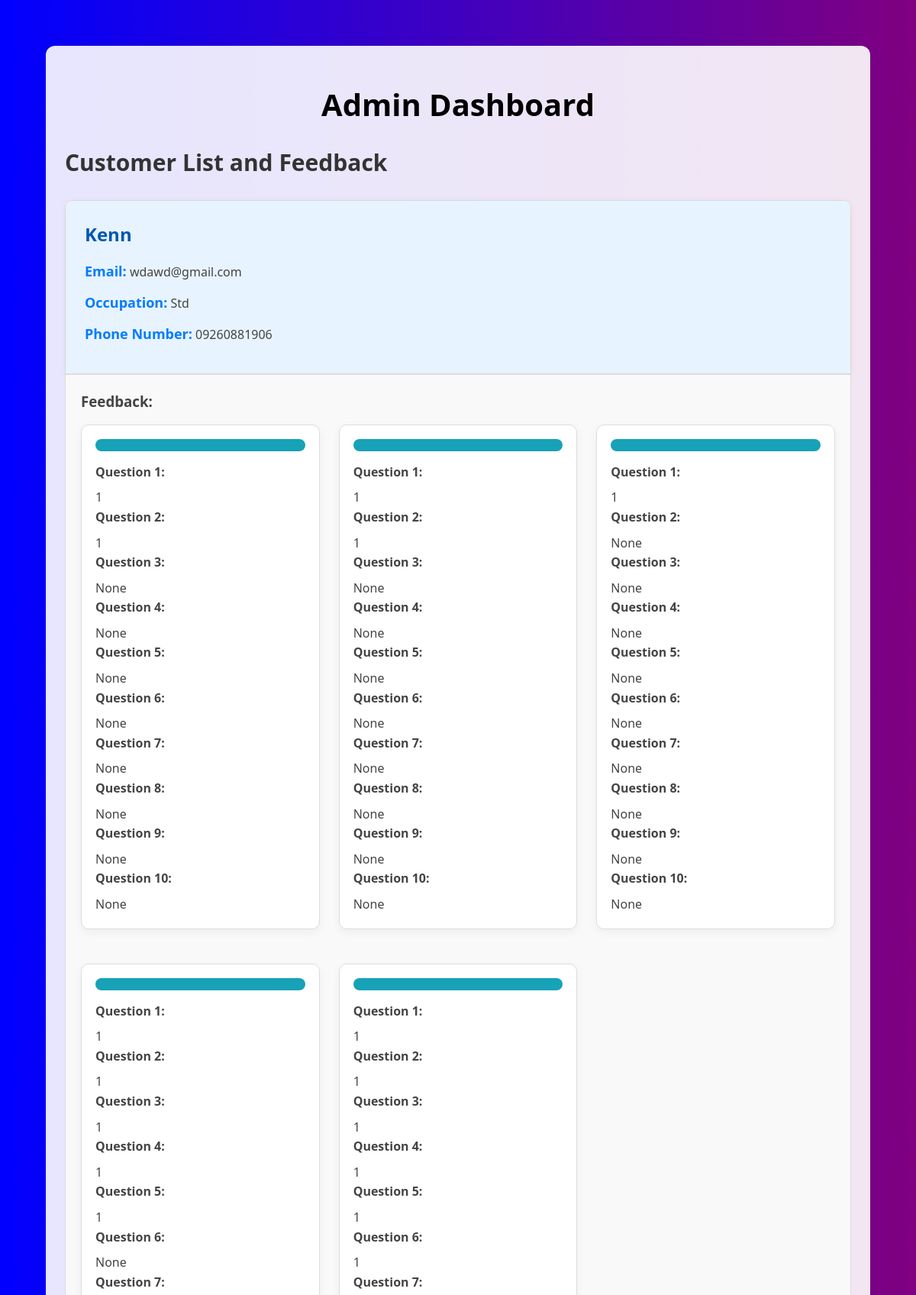
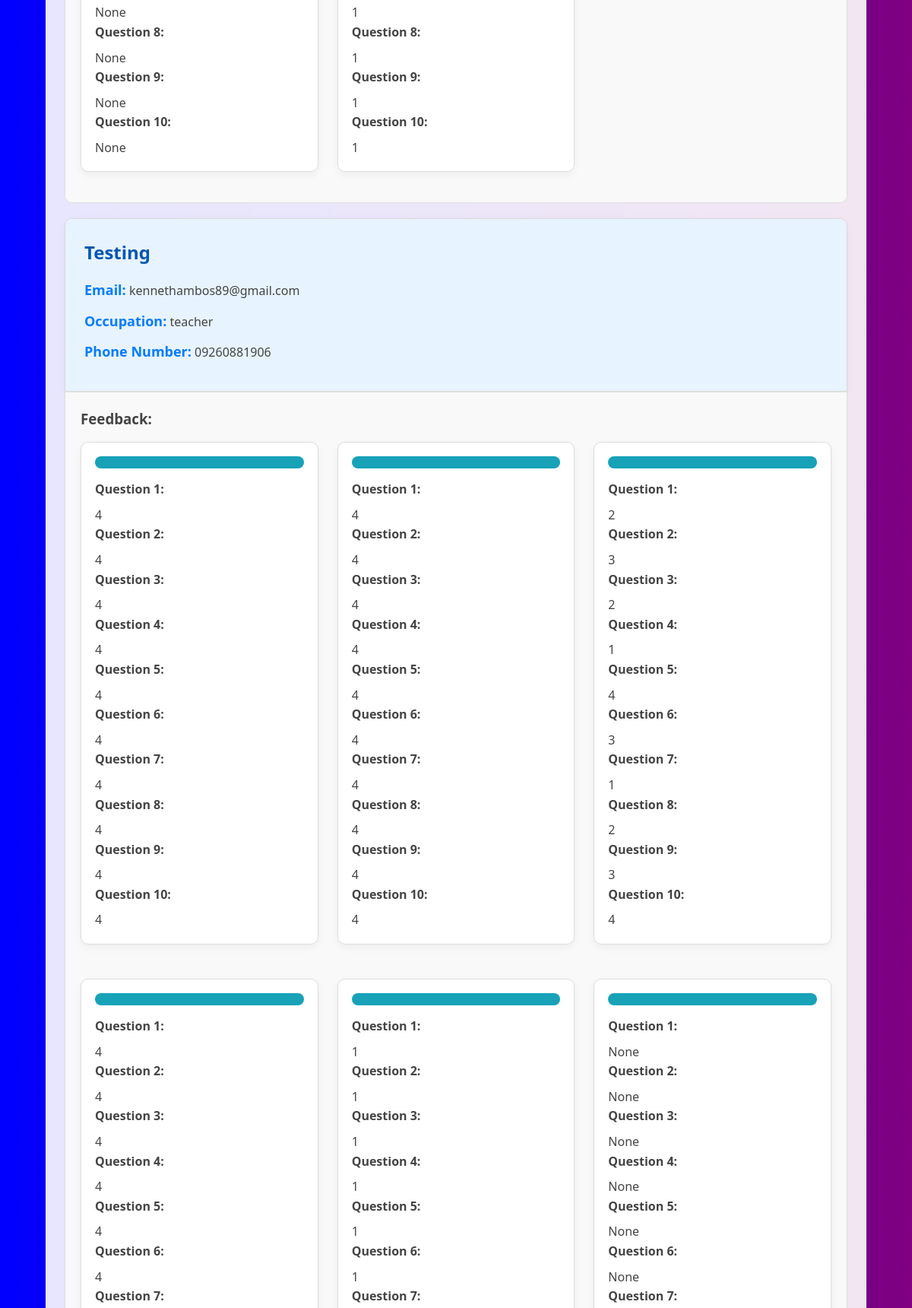
Page /ui/admin-dashboard/ (upper part) on the committed database (2 pictures, top to bottom).
### UI/models.py (models this page shows, shortened)
class Customer(models.Model):
    name = models.CharField(max_length=100)
    email = models.EmailField(unique=True)
    occupation = models.CharField(max_length=100, blank=True)
    phone_number = models.CharField(max_length=15, blank=True)

class Feedback(models.Model):
    customer = models.ForeignKey(Customer, on_delete=models.CASCADE, related_name='feedbacks')
    question_1 = models.IntegerField(choices=[(1, 'Very Bad'), (2, 'Bad'), (3, 'Good'), (4, 'Excellent')], null=True, blank=True)
    question_2 = models.IntegerField(choices=[(1, 'Very Bad'), (2, 'Bad'), (3, 'Good'), (4, 'Excellent')], null=True, blank=True)
    question_3 = models.IntegerField(choices=[(1, 'Very Bad'), (2, 'Bad'), (3, 'Good'), (4, 'Excellent')], null=True, blank=True)
    question_4 = models.IntegerField(choices=[(1, 'Very Bad'), (2, 'Bad'), (3, 'Good'), (4, 'Excellent')], null=True, blank=True)
    question_5 = models.IntegerField(choices=[(1, 'Very Bad'), (2, 'Bad'), (3, 'Good'), (4, 'Excellent')], null=True, blank=True)
    question_6 = models.IntegerField(choices=[(1, 'Very Bad'), (2, 'Bad'), (3, 'Good'), (4, 'Excellent')], null=True, blank=True)
    question_7 = models.IntegerField(choices=[(1, 'Very Bad'), (2, 'Bad'), (3, 'Good'), (4, 'Excellent')], null=True, blank=True)
    question_8 = models.IntegerField(choices=[(1, 'Very Bad'), (2, 'Bad'), (3, 'Good'), (4, 'Excellent')], null=True, blank=True)
    question_9 = models.IntegerField(choices=[(1, 'Very Bad'), (2, 'Bad'), (3, 'Good'), (4, 'Excellent')], null=True, blank=True)
    question_10 = models.IntegerField(choices=[(1, 'Very Bad'), (2, 'Bad'), (3, 'Good'), (4, 'Excellent')], null=True, blank=True)
    compliment_feedback = models.TextField(blank=True, null=True)
    created_at = models.DateTimeField(default=timezone.now)

### UI/views.py (the view)
# urls.py: path('admin-dashboard/', views.admin_dashboard, name='admin_dashboard'),
def admin_dashboard(request):
    customers = Customer.objects.all()
    feedbacks = Feedback.objects.all()
    return render(request, 'UI/admin_dashboard.html', {'customers': customers, 'feedbacks': feedbacks})

### UI/templates/UI/admin_dashboard.html (shortened to what this page needs)
<!DOCTYPE html>
<html lang="en">
<head>
</head>
<body>
    <div class="container">
        <div class="section">
            <header>
                <h1>Admin Dashboard</h1>
            </header>
            <h2>Customer List and Feedback</h2>
            <ul>
                {% for customer in customers %}
                    <li>
                        <div class="customer-details">
                            <h3>{{ customer.name }}</h3>
                            <p><strong>Email:</strong> {{ customer.email }}</p>
                            <p><strong>Occupation:</strong> {{ customer.occupation }}</p>
                            <p><strong>Phone Number:</strong> {{ customer.phone_number }}</p>
                        </div>
                        <div class="feedback-section">
                            <h3>Feedback:</h3>
                            <ul>
                            {% for feedback in feedbacks %}
                                {% if feedback.customer == customer %}
                                    <li>
                                        <div class="feedback-type-label
                                            {% if feedback.feedback_type == 'complaint' %}complaint
                                            {% elif feedback.feedback_type == 'compliment' %}compliment
                                            {% else %}feedback{% endif %}">
                                        </div>
                                        {% if feedback.compliment_feedback %}
                                            <p><strong>Compliment:</strong> {{ feedback.compliment_feedback }}</p>
                                        {% else %}
                                            <strong>Question 1:</strong> {{ feedback.question_1 }}<br>
                                            <strong>Question 2:</strong> {{ feedback.question_2 }}<br>
                                            <strong>Question 3:</strong> {{ feedback.question_3 }}<br>
                                            <strong>Question 4:</strong> {{ feedback.question_4 }}<br>
                                            <strong>Question 5:</strong> {{ feedback.question_5 }}<br>
                                            <strong>Question 6:</strong> {{ feedback.question_6 }}<br>
                                            <strong>Question 7:</strong> {{ feedback.question_7 }}<br>
                                            <strong>Question 8:</strong> {{ feedback.question_8 }}<br>
                                            <strong>Question 9:</strong> {{ feedback.question_9 }}<br>
                                            <strong>Question 10:</strong> {{ feedback.question_10 }}<br>
                                        {% endif %}
                                    </li>
                                {% endif %}
                            {% empty %}
                                <li class="no-data">No feedback available for this customer.</li>
                            {% endfor %}
                            </ul>
                        </div>
                    </li>
                {% empty %}
                    <li class="no-data">No customers found.</li>
                {% endfor %}
            </ul>
        </div>
    </div>
</body>
</html>

### UI/templates/UI/admin_dashboard.html (style rules this page uses)
* { margin: 0; padding: 0; box-sizing: border-box; }
body { font-family: 'Segoe UI', Tahoma, Geneva, Verdana, sans-serif; background-image: linear-gradient(to right, blue, purple); color: #444; line-height: 1.6; padding-top: 20px; background-size: cover; background-position: center; }
header { color: black; padding: 20px 0; text-align: center; }
header h1 { font-size: 40px; font-weight: 700; }
.container { width: 90%; max-width: 1200px; margin: 40px auto; padding: 25px; background-color: rgba(255, 255, 255, 0.9); border-radius: 12px; box-shadow: 0 0 20px rgba(0, 0, 0, 0.05); }
.section { margin-bottom: 50px; }
h2 { font-size: 30px; color: #333; margin-bottom: 25px; font-weight: 600; }
ul { list-style-type: none; padding: 0; }
li { background-color: #fff; border: 1px solid #ddd; margin-bottom: 20px; border-radius: 10px; transition: all 0.3s ease; }
.customer-details { background-color: #e7f3fe; padding: 25px; border-bottom: 2px solid #ddd; border-radius: 10px 10px 0 0; box-shadow: 0 2px 12px rgba(0, 0, 0, 0.05); }
.customer-details p { margin-bottom: 12px; }
.customer-details strong { color: #007bff; font-size: 18px; }
.customer-details h3 { color: #0056b3; font-size: 24px; font-weight: bold; margin-bottom: 15px; }
.feedback-section { padding: 20px; background-color: #f9f9f9; border-radius: 0 0 10px 10px; }
.feedback-section ul { margin-top: 15px; display: grid; grid-template-columns: repeat(auto-fill, minmax(250px, 1fr)); gap: 25px; }
.feedback-section li { background-color: #fff; padding: 18px; border: 1px solid #ddd; border-radius: 10px; box-shadow: 0 4px 12px rgba(0, 0, 0, 0.05); display: flex; flex-direction: column; }
.feedback-section strong { font-weight: bold; color: #444; margin-bottom: 8px; }
.feedback-type-label { padding: 8px 18px; font-weight: bold; color: white; border-radius: 20px; margin-bottom: 15px; display: inline-block; }
.feedback-type-label.feedback { background-color: #17a2b8; }

### rows in the picture
Customer: name "Kenn", email "wdawd@gmail.com", occupation "Std", phone_number "09260881906"
Feedback: question_1 "1", question_2 "1", question_3 "None", question_4 "None", question_5 "None", question_6 "None", question_7 "None", question_8 "None", question_9 "None", question_10 "None"
Feedback: question_1 "1", question_2 "1", question_3 "None", question_4 "None", question_5 "None", question_6 "None", question_7 "None", question_8 "None", question_9 "None", question_10 "None"
Feedback: question_1 "1", question_2 "None", question_3 "None", question_4 "None", question_5 "None", question_6 "None", question_7 "None", question_8 "None", question_9 "None", question_10 "None"
Feedback: question_1 "1", question_2 "1", question_3 "1", question_4 "1", question_5 "1", question_6 "None", question_7 "None", question_8 "None", question_9 "None", question_10 "None"
Feedback: question_1 "1", question_2 "1", question_3 "1", question_4 "1", question_5 "1", question_6 "1", question_7 "1", question_8 "1", question_9 "1", question_10 "1"
Customer: name "Testing", email "kennethambos89@gmail.com", occupation "teacher", phone_number "09260881906"
Feedback: question_1 "4", question_2 "4", question_3 "4", question_4 "4", question_5 "4", question_6 "4", question_7 "4", question_8 "4", question_9 "4", question_10 "4"
Feedback: question_1 "4", question_2 "4", question_3 "4", question_4 "4", question_5 "4", question_6 "4", question_7 "4", question_8 "4", question_9 "4", question_10 "4"
Feedback: question_1 "2", question_2 "3", question_3 "2", question_4 "1", question_5 "4", question_6 "3", question_7 "1", question_8 "2", question_9 "3", question_10 "4"
Feedback: question_1 "4", question_2 "4", question_3 "4", question_4 "4", question_5 "4", question_6 "4"
Feedback: question_1 "1", question_2 "1", question_3 "1", question_4 "1", question_5 "1", question_6 "1"
Feedback: question_1 "None", question_2 "None", question_3 "None", question_4 "None", question_5 "None", question_6 "None"
